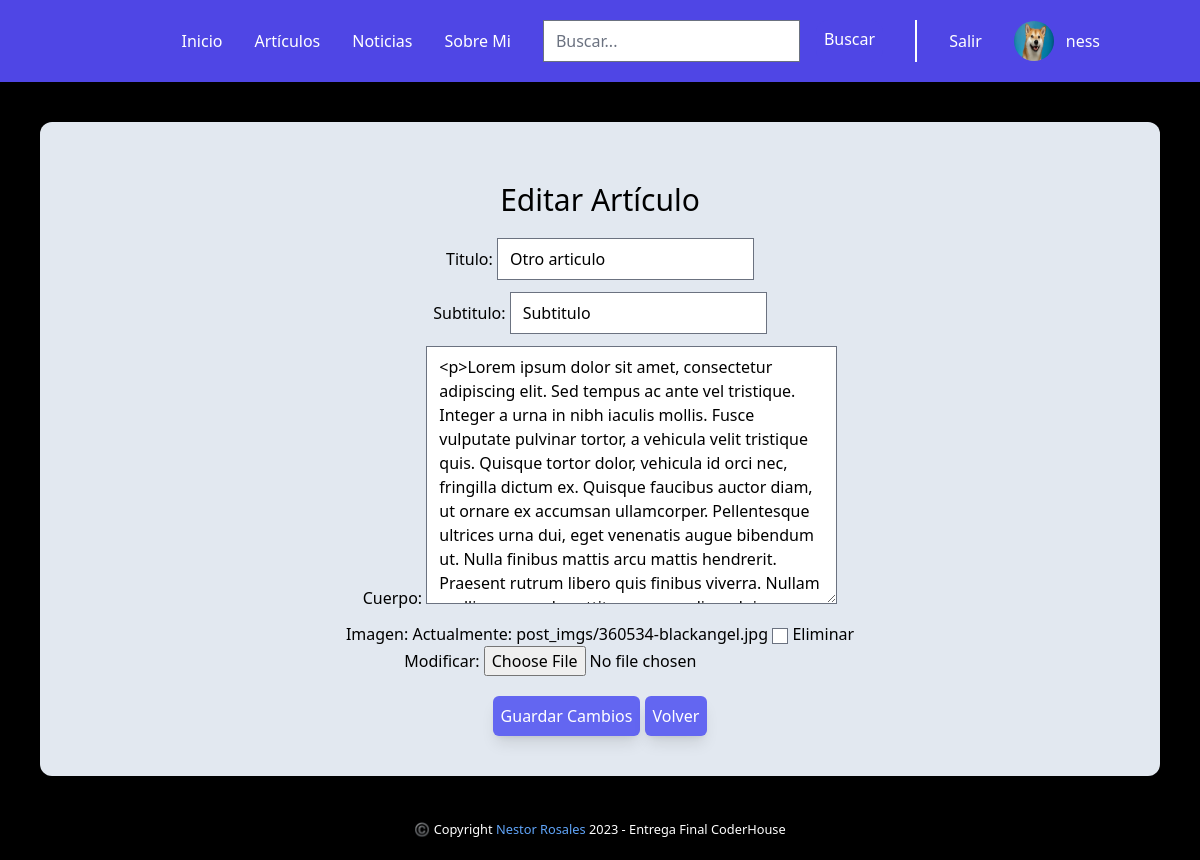
/article/5/editar (signed in), run on an earlier commit of the app's database.
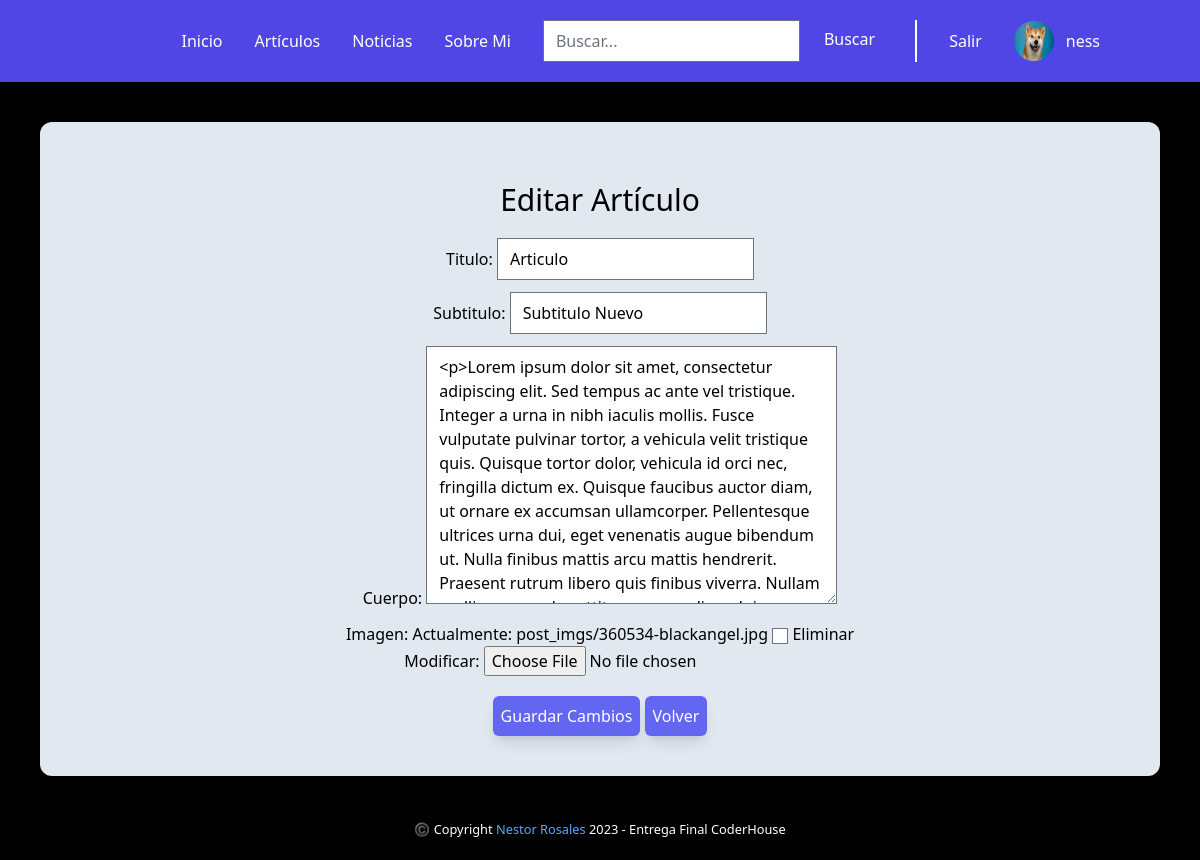
And on a later commit of the database.
### blog/models.py (models this page shows, shortened)
class Articulo(models.Model):
    user = models.ForeignKey(settings.AUTH_USER_MODEL, null=True, on_delete=models.SET_NULL)
    titulo = models.CharField(max_length=40)
    subtitulo = models.CharField(max_length=30)
    cuerpo = RichTextField()
    fecha = models.DateTimeField(auto_now_add=True, editable=False)
    imagen = models.ImageField(upload_to='post_imgs/', null=True, blank=True)
    class Meta:
        ordering = ["titulo", "fecha"]

### blog/views.py (the view)
# urls.py: path("article/<int:pk>/editar", views.ArticleUpdate.as_view(), name="Editar Artículo",),
class ArticleUpdate(UserPassesTestMixin, UpdateView):
    model = Articulo
    template_name = "update_article.html"
    success_url = reverse_lazy("Artículos")
    fields = ["titulo", "subtitulo", "cuerpo", "imagen"]
    def test_func(self) -> bool | None:
        return self.request.user.is_superuser

### blog/templates/update_article.html (shortened to what this page needs)
{% extends "./index.html" %} {% load static tailwind_tags %} {% block content %}
<main class="text-center m-10 p-10 bg-slate-200 rounded-xl">
  <h1 class="text-3xl p-5">Editar Artículo</h1>
  <form action="" method="POST" enctype="multipart/form-data">
    <div class="flex flex-col gap-3">
      {{form.as_div}}
    </div>
    <button
    class="bg-indigo-500 shadow-lg p-2 rounded-md text-white hover:bg-white hover:text-black mt-5"
  >
    Guardar Cambios
  </button>
    <button
    class="bg-indigo-500 shadow-lg p-2 rounded-md text-white hover:bg-white hover:text-black mt-5"
  >
    <a href="{% url "Artículos" %}">Volver</a>
  </button>
  </form>
</main>
{% endblock %}

What changed in the data, as far as the page shows it:
changed Articulo: titulo "Otro articulo" → "Articulo"; subtitulo "Subtitulo" → "Subtitulo Nuevo"
